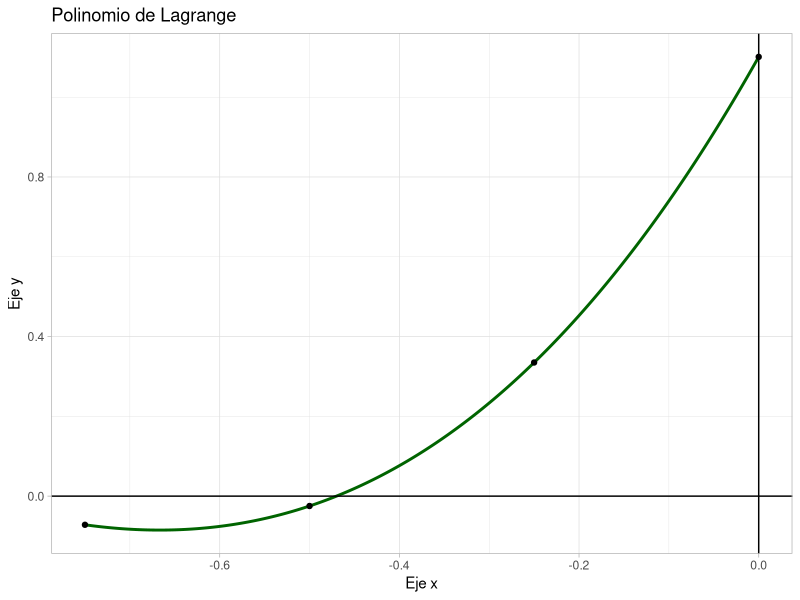

Source code (R):
# 1) Cargamos el Algoritmos ----
Lagrange<-function(x,x_dado,f_dado){ ###
  Pol<-0
  n<-length(x_dado)
  Aux<-c(rep(1,n))
  for (k in 1:n){
    for(i in 1:n){
      if(k != i){
        Aux[k]<-Aux[k]*((x-x_dado[i])/(x_dado[k]-x_dado[i]))
      }
    }
    
    Pol<- Pol+f_dado[k]*Aux[k]
  }
  return(Pol)
}

# 2) Definimos los puntos ----
x= -1/3

x_dado <- c(-0.75,-0.5,-0.25,0)
f_dado <- c(-0.07181250,-0.02475,0.3349375,1.101)

Tabla_1 <- data.frame(x_dado,f_dado)


# 3) Resultado ----
Lagrange(x,x_dado,f_dado) 


# 5) Grafico
library(ggplot2)
xi <- seq(from=min(x_dado),to=max(x_dado),length.out=1000)
Px <- rep(NA,1000)
for(i in 1:1000){
  Px[i]<-Lagrange(xi[i],x_dado,f_dado)
}

DF_Lagrange <- data.frame(xi,Px)

Table_Graf2 <-merge(DF_Lagrange, Tabla_1, by.x =  "xi",by.y = "x_dado", all =T)

Graf_2 <- ggplot(data = Table_Graf2,aes(x = xi, y = Px))+
  geom_line(colour = "darkgreen", size = 1)+
  geom_point(aes(xi,f_dado))+
  geom_vline(xintercept=0)+
  geom_hline(yintercept=0)+
  ggtitle("Polinomio de Lagrange")+
  xlab("Eje x")+ 
  ylab("Eje y")+
  theme_light()

Graf_2
